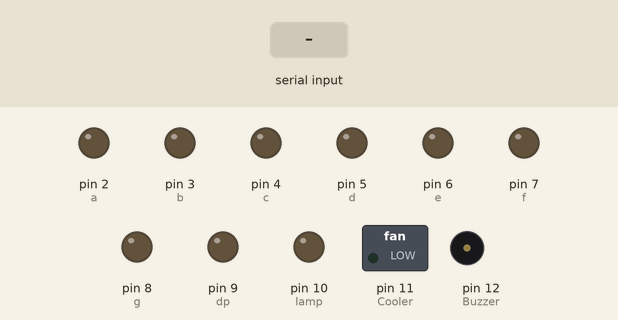
Recording of a sketch running on a simulated Arduino Uno, built for the host (arithmetic inside an expression is 32-bit, double 64-bit). Parts: switched loads named in the sketch (green lamp = pin HIGH), output pins drawn as LEDs (lit = HIGH), buzzer (waves = sounding, pin HIGH). The test bench sets the inputs (shaded band). What the sketch prints to the serial monitor is not drawn.

Above: at 1.2 s.
1.3 s: "a" received over Serial
At 1.42 s:
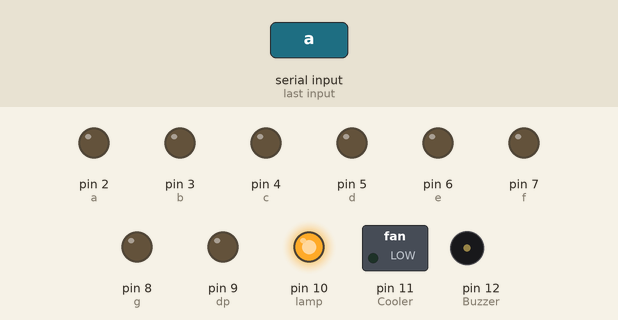
Timing chart, 0 to 4.3 s (numbered marks = the images above; inputs shaded):
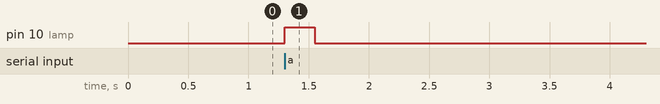

Measured:
- after the input at 1.3 s, pin 10 (lamp): LOW → HIGH at once, → LOW 0.25 s later

The sketch:

Projeto_de_Circuitos_El_tricos.ino
```cpp
/*   Instituição: Pontifícia Univercidade Católica de Campinas
     Integrantes do Grupo: César Marrote Manzano
                           Fabrício Silva Cardoso
                           Guilherme Nazatto Lima
                           Murilo de Paula Araujo
                           Pedro Ignácio Trevisan

     Professor: Franscisco de Salles Cintra Gomes

     Projeto de Circuitos Elétricos e Eletrônica Básica                       *
 */

int readBluetooth;          //Variável que irá receber o comando enviado do Android
int lamp = 10;
int Cooler = 11;
int Buzzer = 12;
int a = 2;
int b = 3;
int c = 4;
int d = 5;
int e = 6;
int f = 7;
int g = 8;
int dp = 9;

const int LM35 = 0;
float temperatura = 0;
int ADClido = 0;

void setup()
{
 Serial.begin(9600);    //Inicializa a comunicação serial
 analogReference(INTERNAL1V1);
 pinMode(lamp,OUTPUT);  //Definindo o pino lamp como saída
 pinMode(Cooler,OUTPUT);
 pinMode(Buzzer,OUTPUT);
 pinMode(a, OUTPUT);
 pinMode(b, OUTPUT);
 pinMode(c, OUTPUT);
 pinMode(d, OUTPUT);
 pinMode(e, OUTPUT);
 pinMode(f, OUTPUT);
 pinMode(g, OUTPUT);
 pinMode(dp, OUTPUT);
}

void loop()
{
  digitalWrite(Cooler, LOW);
  digitalWrite(Buzzer, LOW);
  digitalWrite(lamp, LOW);
  digitalWrite(a, LOW);
  digitalWrite(b, LOW);
  digitalWrite(c, LOW);
  digitalWrite(d, LOW);
  digitalWrite(e, LOW);
  digitalWrite(f, LOW);
  digitalWrite(g, LOW);
  digitalWrite(dp, LOW);

  if(Serial.available()>0)       //Verifica se algo chegou via Bluetooth
      {
      readBluetooth=Serial.read();   //Grava esse algo lido na variável
      if(readBluetooth == 'a')
      {
      digitalWrite(lamp,!digitalRead(lamp));  //Alterna estado da lâmpada
      delay(250);
      Serial.write(digitalRead(lamp));        //Checa estado da lâmpada
      }
     }
     /*
       if(readBluetooth == '1')
      {
      digitalWrite(a, LOW);
      digitalWrite(b, HIGH);
      digitalWrite(c, HIGH);
      digitalWrite(d, LOW);
      digitalWrite(e, LOW);
      digitalWrite(f, LOW);
      digitalWrite(g, LOW);
      digitalWrite(dp, LOW);
      }

      if(readBluetooth == '2')
      {
      digitalWrite(a, HIGH);
      digitalWrite(b, HIGH);
      digitalWrite(c, LOW);
      digitalWrite(d, HIGH);
      digitalWrite(e, HIGH);
      digitalWrite(f, LOW);
      digitalWrite(g, HIGH);
      digitalWrite(dp, LOW);
      }

      if(readBluetooth == '3')
      {
      digitalWrite(a, HIGH);
      digitalWrite(b, HIGH);
      digitalWrite(c, HIGH);
      digitalWrite(d, HIGH);
      digitalWrite(e, LOW);
      digitalWrite(f, LOW);
      digitalWrite(g, HIGH);
      digitalWrite(dp, LOW);
      }

      if(readBluetooth == '4')
      {
      digitalWrite(a, LOW);
      digitalWrite(b, HIGH);
      digitalWrite(c, HIGH);
      digitalWrite(d, LOW);
      digitalWrite(e, LOW);
      digitalWrite(f, HIGH);
      digitalWrite(g, HIGH);
      digitalWrite(dp, LOW);
      }

      if(readBluetooth == '5')
      {
      digitalWrite(a, HIGH);
      digitalWrite(b, LOW);
      digitalWrite(c, HIGH);
      digitalWrite(d, HIGH);
      digitalWrite(e, LOW);
      digitalWrite(f, HIGH);
      digitalWrite(g, HIGH);
      digitalWrite(dp, LOW);
      }

    if(readBluetooth == '6')
      {
      digitalWrite(a, HIGH);
      digitalWrite(b, LOW);
      digitalWrite(c, HIGH);
      digitalWrite(d, HIGH);
      digitalWrite(e, HIGH);
      digitalWrite(f, HIGH);
      digitalWrite(g, HIGH);
      digitalWrite(dp, LOW);
      }

      if(readBluetooth == '7')
      {
      digitalWrite(a, HIGH);
      digitalWrite(b, HIGH);
      digitalWrite(c, HIGH);
      digitalWrite(d, LOW);
      digitalWrite(e, LOW);
      digitalWrite(f, LOW);
      digitalWrite(g, LOW);
      digitalWrite(dp, LOW);
      }

      if(readBluetooth == '8')
      {
      digitalWrite(a, HIGH);
      digitalWrite(b, HIGH);
      digitalWrite(c, HIGH);
      digitalWrite(d, HIGH);
      digitalWrite(e, HIGH);
      digitalWrite(f, HIGH);
      digitalWrite(g, HIGH);
      digitalWrite(dp, LOW);
      }

      if(readBluetooth == '9')
      {
      digitalWrite(a, HIGH);
      digitalWrite(b, HIGH);
      digitalWrite(c, HIGH);
      digitalWrite(d, HIGH);
      digitalWrite(e, LOW);
      digitalWrite(f, HIGH);
      digitalWrite(g, HIGH);
      digitalWrite(dp, LOW);
      }

      if(readBluetooth == '0')
      {
      digitalWrite(a, HIGH);
      digitalWrite(b, HIGH);
      digitalWrite(c, HIGH);
      digitalWrite(d, HIGH);
      digitalWrite(e, HIGH);
      digitalWrite(f, HIGH);
      digitalWrite(g, LOW);
      digitalWrite(dp, LOW);
      }

       if(readBluetooth == 'A')
      {
      digitalWrite(a, HIGH);
      digitalWrite(b, HIGH);
      digitalWrite(c, HIGH);
      digitalWrite(d, LOW);
      digitalWrite(e, HIGH);
      digitalWrite(f, HIGH);
      digitalWrite(g, LOW);
      digitalWrite(dp, HIGH);
      }

       if(readBluetooth == 'B')
      {
      digitalWrite(a, LOW);
      digitalWrite(b, LOW);
      digitalWrite(c, HIGH);
      digitalWrite(d, LOW);
      digitalWrite(e, HIGH);
      digitalWrite(f, HIGH);
      digitalWrite(g, LOW);
      digitalWrite(dp, HIGH);
      }

      if(readBluetooth == 'C')
      {
      digitalWrite(a, HIGH);
      digitalWrite(b, LOW);
      digitalWrite(c, LOW);
      digitalWrite(d, HIGH);
      digitalWrite(e, HIGH);
      digitalWrite(f, HIGH);
      digitalWrite(g, LOW);
      digitalWrite(dp, HIGH);
      }

      if(readBluetooth == 'D')
      {
      digitalWrite(a, LOW);
      digitalWrite(b, HIGH);
      digitalWrite(c, HIGH);
      digitalWrite(d, HIGH);
      digitalWrite(e, HIGH);
      digitalWrite(f, LOW);
      digitalWrite(g, HIGH);
      digitalWrite(dp, HIGH);
      }

      if(readBluetooth == 'E')
      {
      digitalWrite(a, HIGH);
      digitalWrite(b, LOW);
      digitalWrite(c, LOW);
      digitalWrite(d, HIGH);
      digitalWrite(e, HIGH);
      digitalWrite(f, HIGH);
      digitalWrite(g, HIGH);
      digitalWrite(dp, HIGH);
      }

      if(readBluetooth == 'F')
      {
      digitalWrite(a, HIGH);
      digitalWrite(b, LOW);
      digitalWrite(c, LOW);
      digitalWrite(d, LOW);
      digitalWrite(e, HIGH);
      digitalWrite(f, HIGH);
      digitalWrite(g, HIGH);
      digitalWrite(dp, HIGH);
      }

 ADClido = analogRead(LM35);
 temperatura = ADClido * 0.1075268817204301;

 Serial.print("TEMP1|");
 Serial.print(temperatura);
 delay(4000);

 while(temperatura > 40)
 {
  digitalWrite(Cooler, HIGH);
  digitalWrite(Buzzer, HIGH);
      digitalWrite(a, HIGH);
      digitalWrite(b, HIGH);
      digitalWrite(c, HIGH);
      digitalWrite(d, HIGH);
      digitalWrite(e, HIGH);
      digitalWrite(f, HIGH);
      digitalWrite(g, HIGH);
      digitalWrite(dp, HIGH);

  delay(300);
  digitalWrite(Buzzer, LOW);

  delay(300);
  digitalWrite(Buzzer, HIGH);

  delay(300);
  digitalWrite(Buzzer, LOW);
      digitalWrite(a, LOW);
      digitalWrite(b, LOW);
      digitalWrite(c, LOW);
      digitalWrite(d, LOW);
      digitalWrite(e, LOW);
      digitalWrite(f, LOW);
      digitalWrite(g, LOW);
      digitalWrite(dp, LOW);

      delay(300);
 }

 */
    //Sensor de temperatura ou Infra
  }
```
